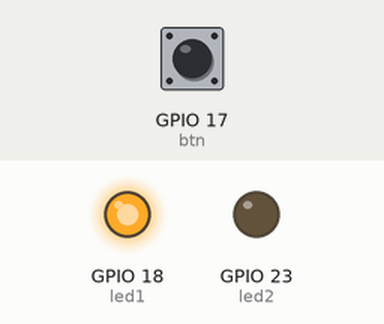
Recording of a program running on a simulated Raspberry Pi (BCM pin numbers). Parts: output pins drawn as LEDs (lit = HIGH). Dashed ring = blinking. The test bench sets the inputs (shaded band); at power-on: GPIO 17 (btn) HIGH. What the program prints to the terminal is not drawn.

Above: at 1.2 s.
1.3 s: GPIO 17 (btn) pulled LOW for 0.15 s
At 1.45 s:
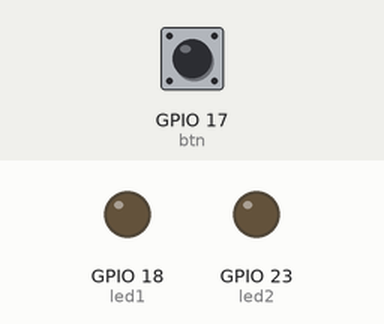
3.0 s: GPIO 17 (btn) pulled LOW for 3.2 s
At 3.25 s:
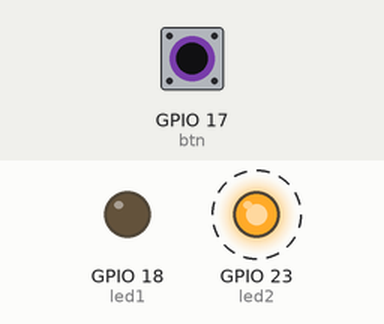
Timing chart, 0 to 7.7 s (numbered marks = the images above; inputs shaded):
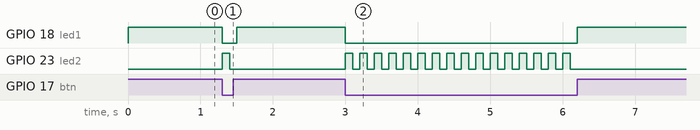

The program:

led_test.py
```python
# GPIO 라이브러리 불러오기
import RPi.GPIO as GPIO
import time

# PIN 설정
led1 = 18  # P1 pin 12
led2 = 23  # P1 pin 16
btn  = 17  # P1 pin 11

# GPIO 설정
GPIO.setmode(GPIO.BCM)  # 브로드컴 핀 넘버링으로 설정
GPIO.setup(led1, GPIO.OUT)  # LED1에 사용할 18번 핀 OUTPUT으로 설정
GPIO.setup(led2, GPIO.OUT)  # LED2에 사용할 23번 핀 OUTPUT으로 설정
GPIO.setup(btn, GPIO.IN, pull_up_down=GPIO.PUD_UP)  # 버튼에 사용할 17번 핀 입력, 풀업 설정

# GPIO 제어 시작
print("Press CTRL+C to exit")

try:
    while 1:
        if GPIO.input(btn):  # 버튼을 누르지 않았을 때
            GPIO.output(led1, GPIO.HIGH)  # LED1 켜기
            GPIO.output(led2, GPIO.LOW)   # LED2 끄기
        else:  # 버튼을 눌렀을 때
            GPIO.output(led1, GPIO.LOW)  # LED1 끄기
            GPIO.output(led2, GPIO.HIGH) # LED2 켜기
            time.sleep(0.1)
            GPIO.output(led2, GPIO.LOW)  # LED2 끄기
        time.sleep(0.1)

except KeyboardInterrupt:  # Ctrl+C 를 눌러서 종료 할 경우
    GPIO.cleanup()  # GPIO 초기화
```

Measured:
- after the input at 1.3 s, GPIO 18 (led1): HIGH → LOW at once, → HIGH 0.20 s later; GPIO 23 (led2): LOW → HIGH at once, → LOW 0.10 s later
- after the input at 3.0 s, GPIO 18 (led1): HIGH → LOW at once, → HIGH 3.2 s later; GPIO 23 (led2): alternates HIGH for 0.10 s and LOW for 0.10 s, 32 changes in all, then stays LOW, starting at once
